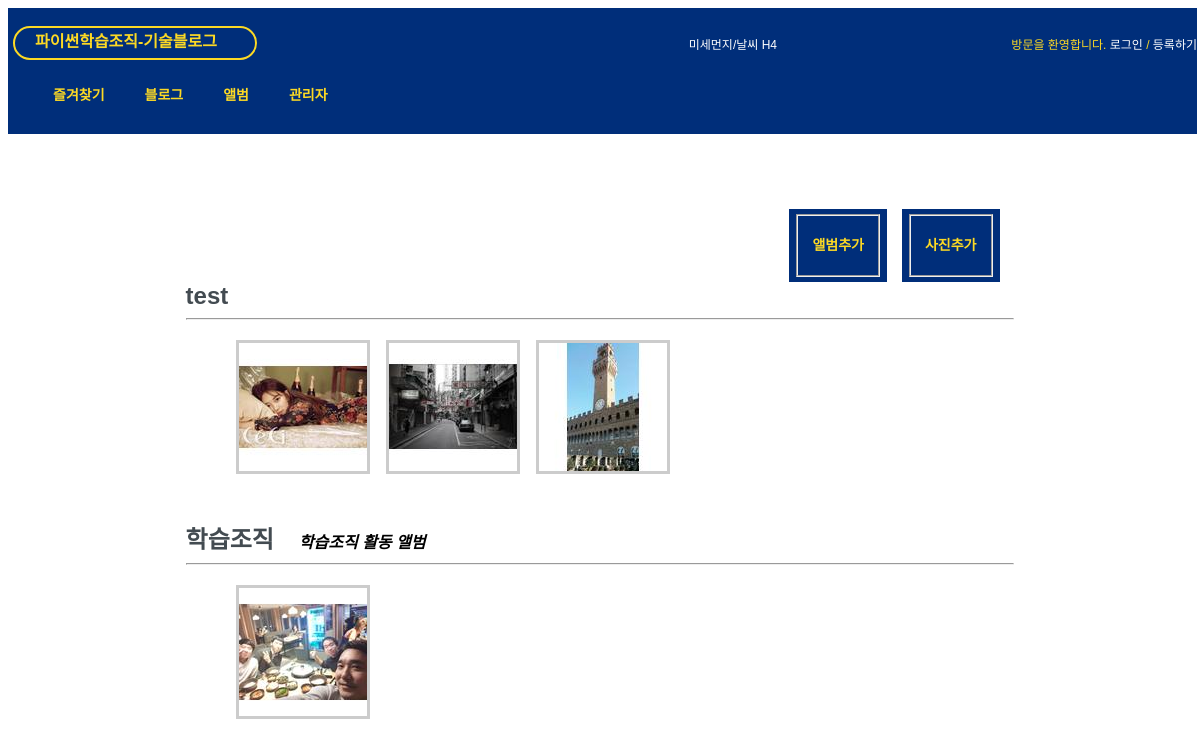
The page /photo/ on the database as committed earlier.
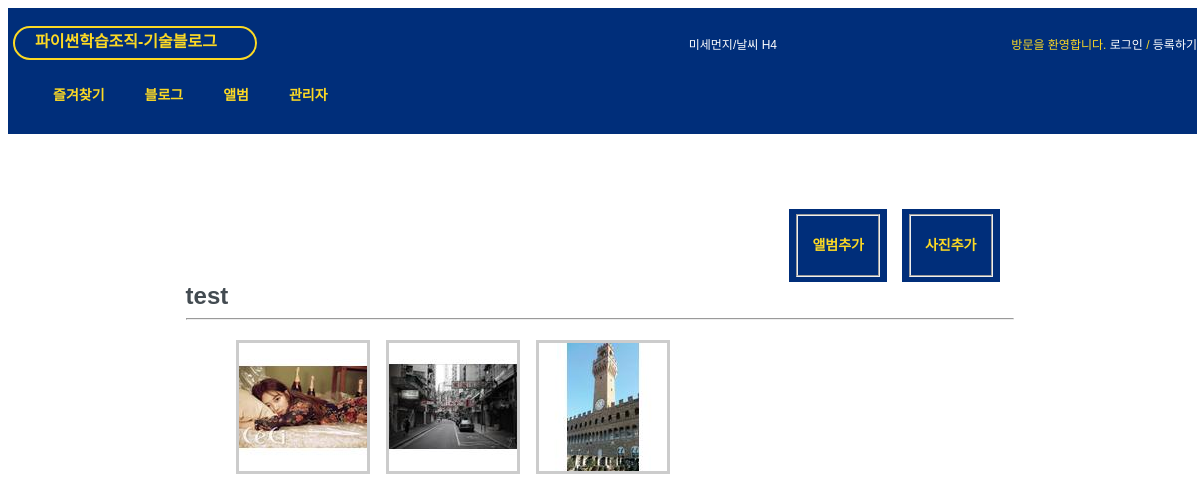
The same page on the database as committed later.
### photo/models.py (models this page shows, shortened)
@python_2_unicode_compatible
class Album(models.Model):
	name = models.CharField(max_length=50)
	description = models.CharField('One Line Description', max_length=100, blank=True)
	owner = models.ForeignKey(User, null=True) # for edit
	class Meta:
		ordering = ['name']

@python_2_unicode_compatible
class Photo(models.Model):
	album = models.ForeignKey(Album)
	title = models.CharField(max_length=50)
	image = ThumbnailImageField(upload_to='photo/%Y/%m')
	description = models.TextField('Photo Description', blank=True)
	upload_date = models.DateTimeField('Upload Date', auto_now_add=True)
	owner = models.ForeignKey(User, null=True) # for edit
	class Meta:
		ordering = ['title']
	def get_absolute_url(self):
		return reverse('photo:photo_detail', args=(self.id,))

### photo/views.py (the view)
class AlbumLV(ListView):
	model = Album

### photo/fields.py (called while the page is built)
def _add_thumb(s):
	parts = s.split(".")
	parts.insert(-1, "thumb")
	if parts[-1].lower() not in ['jpeg','jpg']:
		parts[-1] = 'jpg'
	return ".".join(parts)

	def _get_thumb_url(self):
		return _add_thumb(self.url)

### photo/templates/photo/album_list.html (shortened to what this page needs)
{% extends "base.html" %}
{% load staticfiles %}
{% block extrastyle %}{% static "photo/photo.css" %}{% endblock %}
{% block content %}
<div id ="content">
	<div class="fl_right">
		<div class="content-container" style="position: relative;" onclick="fn_add('photo');"><fieldset><h3 style="text-align:center;color:rgba(252,217,36,1);">사진추가</h3></fieldset></div>
	</div>
    <div class="fl_right">
		<div class="content-container" style="position: relative;" onclick="fn_add('album');"><fieldset><h3 style="text-align:center;color:rgba(252,217,36,1);">앨범추가</h3></fieldset></div>
	</div>
	{% for item in object_list %}
	<div class="clear_float">
		<h2 style="display:inline;"><a href="{% url 'photo:album_detail' item.id %}">{{ item.name }}</a></h2>
		<b><i>{{ item.description }}</i></b>
	</div>
	<hr/>
	<div class="album-list">
		{% for photo in item.photo_set.all|slice:":5" %}
		<div class="album-list-photo">
			<a href="{{ photo.get_absolute_url }}">
				<img class="thumbnail" src="{{ photo.image.thumb_url }}" />
			</a>
		</div>
		{% endfor %}
	</div>
	{% endfor %}
</div>
{% endblock %}

Rows that differ between the two databases and show on the page:
removed Album: name "학습조직", description "학습조직 활동 앨범"
removed Photo: shows a picture, shown under "학습조직"
